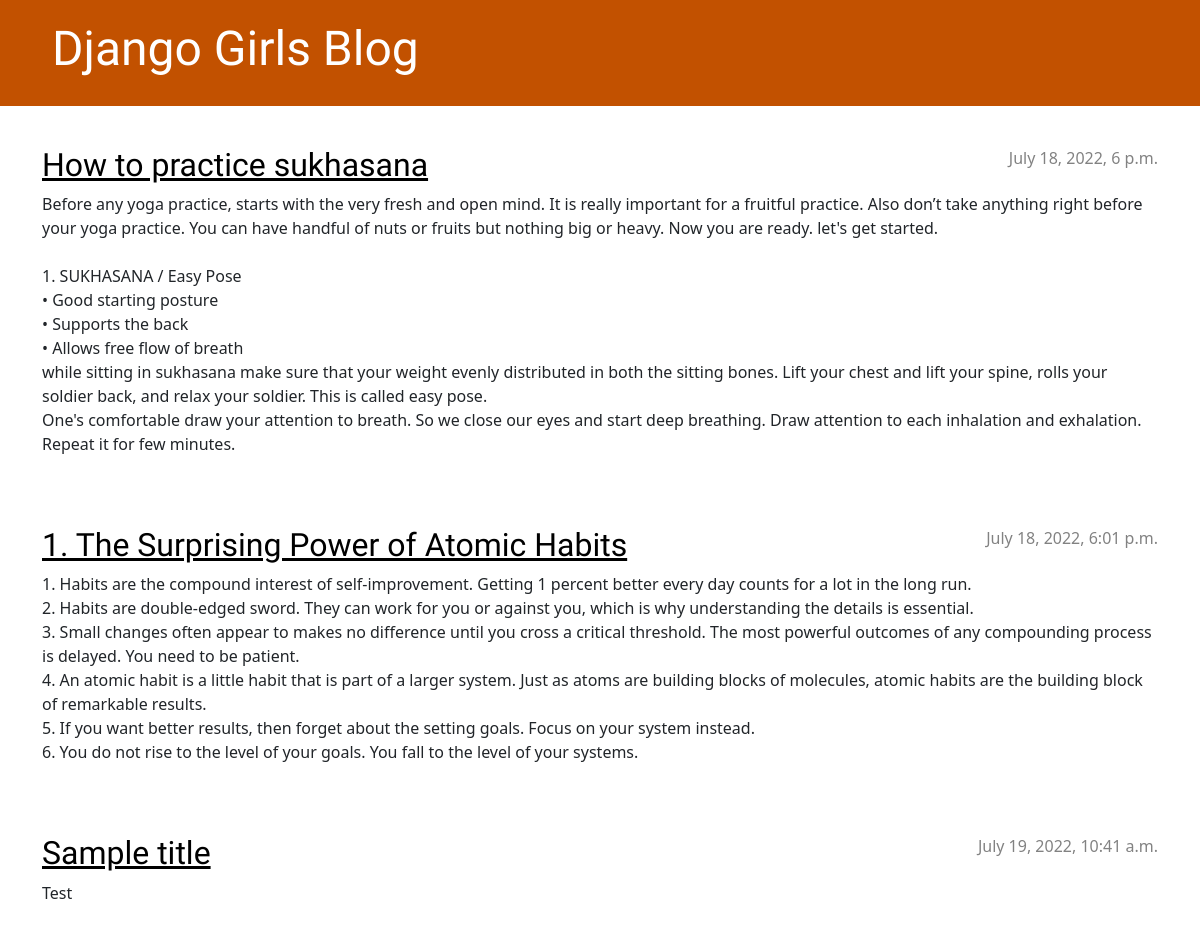
The app's page /, older data.
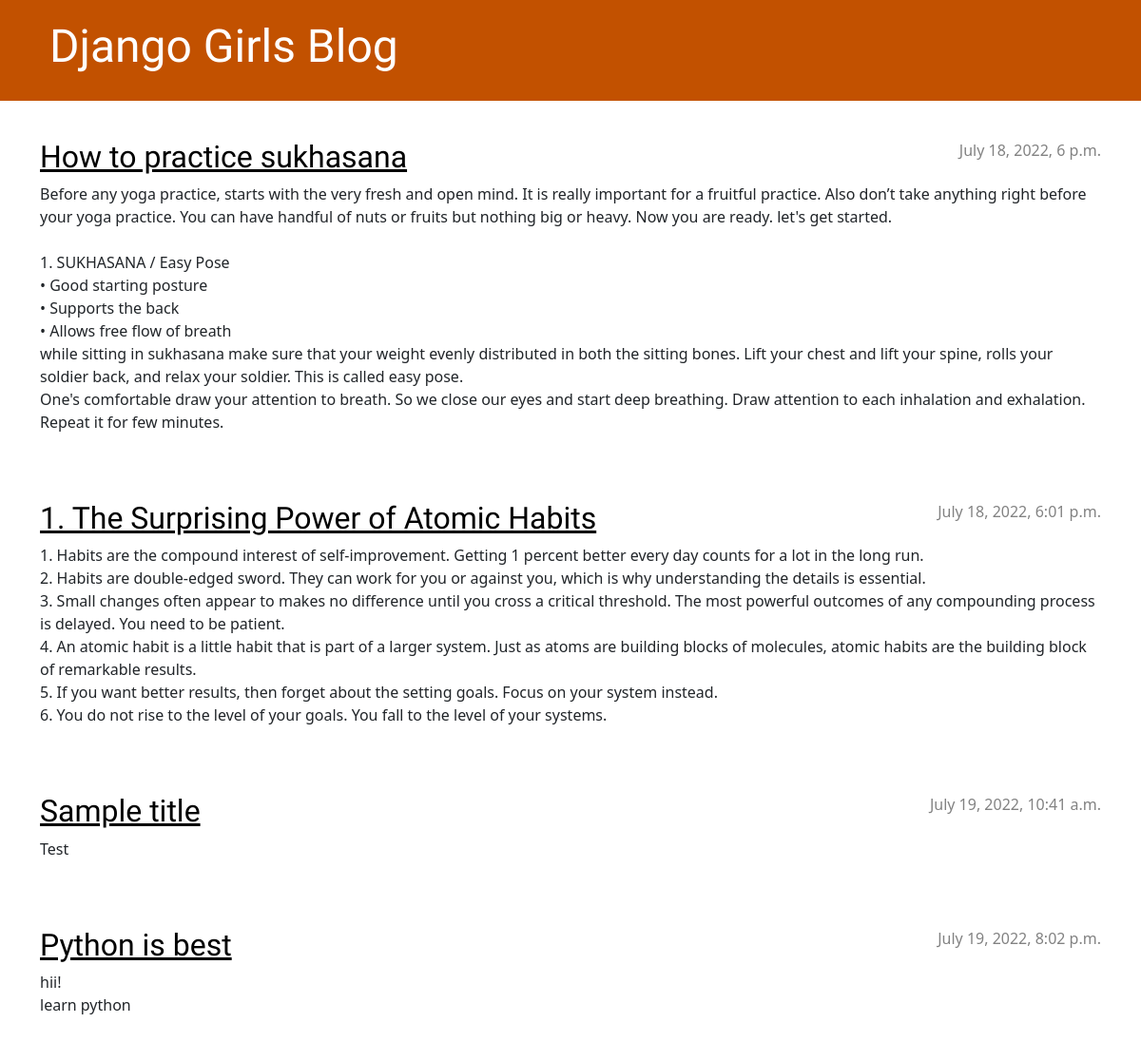
The same page, newer data.
### blog/models.py (models this page shows, shortened)
class Post(models.Model):
    author = models.ForeignKey(settings.AUTH_USER_MODEL, on_delete=models.CASCADE)
    title = models.CharField(max_length=200)
    text = models.TextField()
    created_date = models.DateTimeField(default=timezone.now)
    published_date = models.DateTimeField(blank=True, null=True)

### blog/views.py (the view)
# urls.py: path('', views.post_list, name='post_list'),
def post_list(request):
    posts = Post.objects.filter(published_date__lte=timezone.now()).order_by('published_date')
    return render(request, 'blog/post_list.html', {'posts': posts})

### blog/templates/blog/post_list.html
{% extends 'blog/base.html' %}
{% block content %}
    {% for post in posts %}
        <article class="post">
            <time class="date">
                {{ post.published_date }}
            </time>
            <h2><a href="{% url 'post_detail' pk=post.pk %}">{{ post.title }}</a></h2>
            <p>{{ post.text|linebreaksbr }}</p>
        </article>
    {% endfor %}
{% endblock %}

### blog/templates/blog/base.html (shortened to what this page needs)
{% load static %}
<!DOCTYPE html>
<html>
    <head>
        <link rel="stylesheet" href="https://cdn.jsdelivr.net/npm/bootstrap@5.1.3/dist/css/bootstrap.min.css">
        <link rel="stylesheet" href="{% static 'css/blog.css' %}">
    </head>
    <body>
        <header class="page-header">
          <div class="container">
              <h1><a href="/">Django Girls Blog</a></h1>
          </div>
        </header>
        <main class="container">
            <div class="row">
                <div class="col">
                {% block content %}
                {% endblock %}
                </div>
            </div>
        </main>
    </body>
</html>

### blog/static/css/blog.css (style rules this page uses)
.page-header { background-color: #C25100; margin-top: 0; margin-bottom: 40px; padding: 20px 20px 20px 40px; }
.page-header h1, .page-header h1 a, .page-header h1 a:visited, .page-header h1 a:active { color: #ffffff; font-size: 36pt; text-decoration: none; }
h1, h2, h3, h4 { font-family: 'Lobster', cursive; }
.date { color: #828282; }
.post { margin-bottom: 70px; }
.post h2 a, .post h2 a:visited { color: #000000; }
.post > .date, .post > .actions { float: right; }

Row changes from the older to the newer data that the page shows:
added Post: published_date "July 19, 2022, 8:02 p.m.", title "Python is best", text "hii! learn python"
